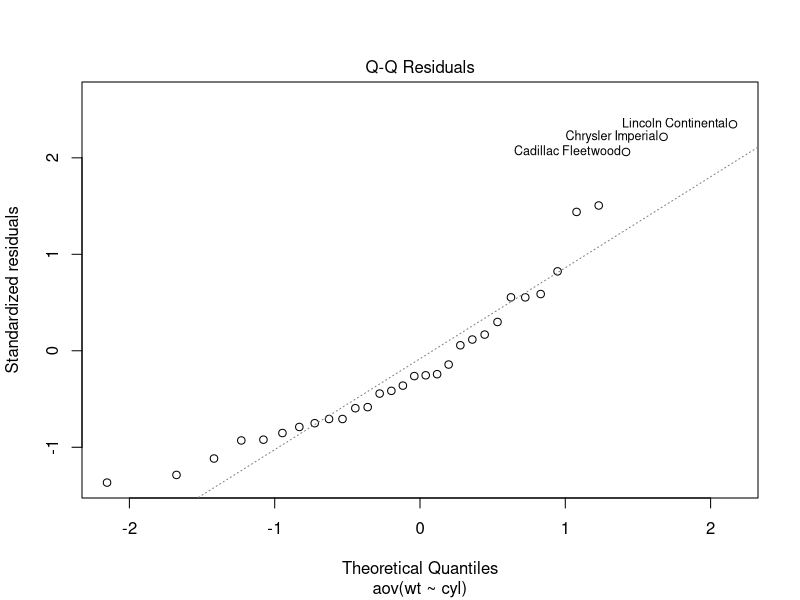

Recreate this plot in R.
## ---- chunk 1
data(mtcars)
attach(mtcars)
## ---- chunk 2
mtcars$cyl <- as.factor(mtcars$cyl)
mtcars$am <- as.factor(mtcars$am)
mtcars$gear <- as.factor(mtcars$gear)
mtcars$vs <- as.factor(mtcars$vs)

## ---- chunk 3
# Computing one way ANOVA
AnovaOneWay <- aov(wt~cyl, data = mtcars)
summary(AnovaOneWay)
## ---- chunk 4
## Tukey multiple comparisons of means
tukey.test <- TukeyHSD(AnovaOneWay)
tukey.test
## ---- chunk 5
# Computing two way ANOVA
AnovaTwoWay <- aov(wt ~ am + cyl, data = mtcars)
summary(AnovaTwoWay)
## ---- chunk 6
## Tukey multiple comparisons of means
tukey.test <- TukeyHSD(AnovaTwoWay)
tukey.test
## ---- chunk 7
# Computing two way ANOVA
AnovaTwoWayInt <- aov(wt ~ am*cyl, data = mtcars)
summary(AnovaTwoWayInt)
## ---- chunk 8
## Tukey multiple comparisons of means
tukey.test <- TukeyHSD(AnovaTwoWayInt)
tukey.test
## ---- chunk 9
library(car)
# Levene's test
leveneTest(wt~cyl, data = mtcars)

## ---- chunk 10
# ANOVA test with no assumption of equal variances
oneway.test(wt ~ cyl, data = mtcars)

## ---- chunk 11
# normality
plot(AnovaOneWay, 2)

## ---- chunk 12
# extract the residuals
aov_residuals <- residuals(object = AnovaOneWay )
# run Shapiro-Wilk test
shapiro.test(x = aov_residuals )
## ---- chunk 13
# kruskal-Wallis Rank Sum test
kruskal.test(wt ~ cyl, data = mtcars)
